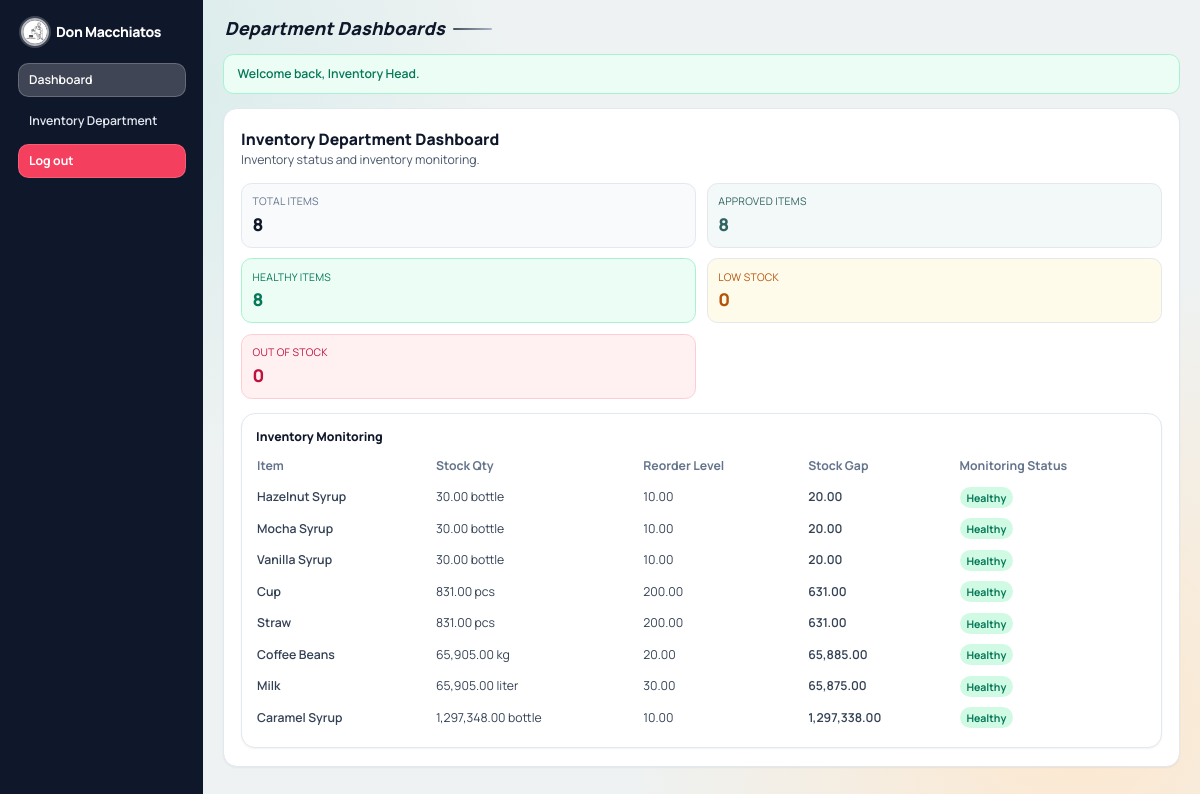
Before: /dashboard.php (signed in) with the older database file.
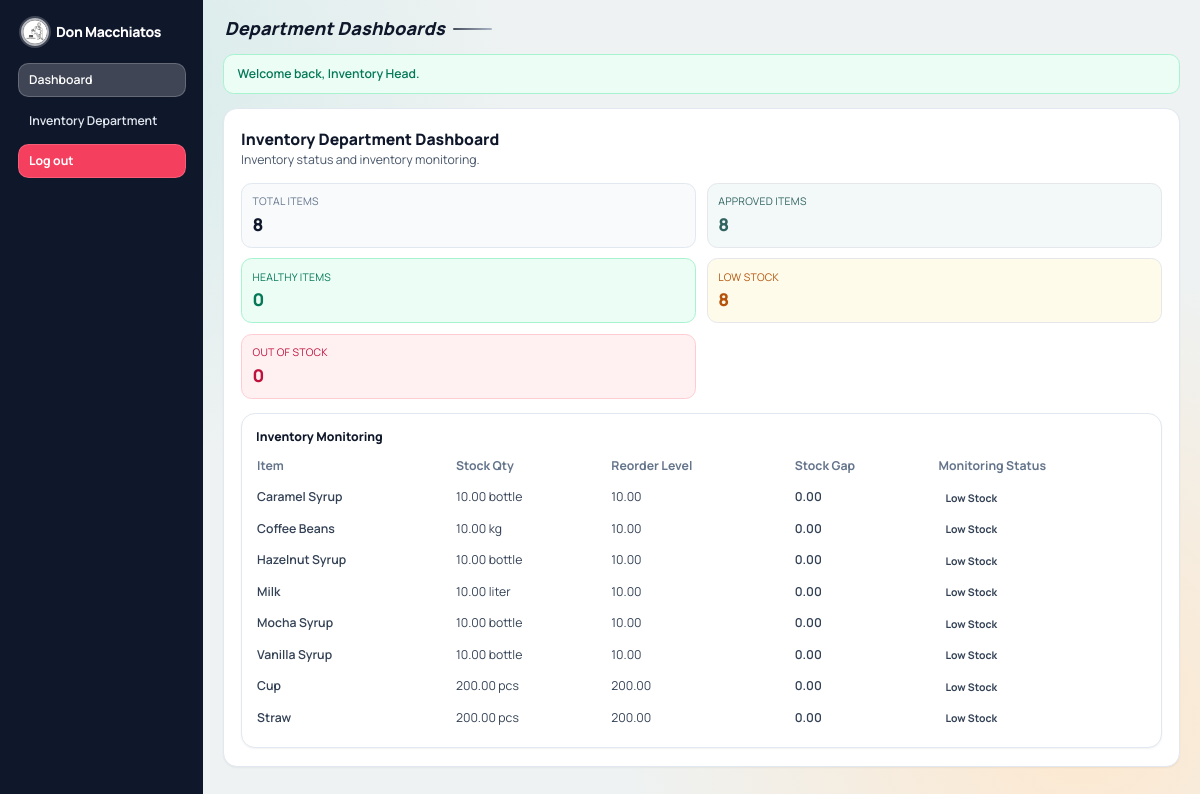
After: the same page with the newer database file.
### tables this page shows
CREATE TABLE `inventory_items` (
  `id` int(10) UNSIGNED NOT NULL,
  `item_name` varchar(120) NOT NULL,
  `unit` varchar(30) NOT NULL,
  `stock_qty` decimal(12,2) NOT NULL DEFAULT 0.00,
  `reorder_level` decimal(12,2) NOT NULL DEFAULT 0.00,
  `per_cup_qty` decimal(12,2) NOT NULL DEFAULT 1.00,
  `per_straw_qty` decimal(12,2) NOT NULL DEFAULT 1.00,
  `notes` text DEFAULT NULL,
  `status` enum('pending','approved','rejected') NOT NULL DEFAULT 'pending',
  `submitted_by` int(10) UNSIGNED DEFAULT NULL,
  `approved_by` int(10) UNSIGNED DEFAULT NULL,
  `approval_note` text DEFAULT NULL,
  `approved_at` datetime DEFAULT NULL,
  `created_at` datetime NOT NULL DEFAULT current_timestamp(),
  `updated_at` datetime NOT NULL DEFAULT current_timestamp() ON UPDATE current_timestamp()
);

### includes/functions.php (called while the page is built, shortened)
<?php
function e($value): string
{
    return htmlspecialchars((string) $value, ENT_QUOTES, 'UTF-8');
}
function consume_flashes(): array
{
    $flashes = $_SESSION['flashes'] ?? [];
    return $flashes;
}
function departments(): array
{
    global $DEPARTMENTS;
    return $DEPARTMENTS;
}
function can_user_access_department(array $user, string $departmentKey): bool
{
    return ($user['role'] ?? null) === ROLE_DEPARTMENT_HEAD && ($user['department'] ?? '') === $departmentKey;
}

### config.php (called while the page is built, shortened)
<?php
$DEPARTMENTS = [
    'purchasing' => 'Purchasing Department',
    'inventory' => 'Inventory Department',
    'production' => 'Production Department',
    'sales' => 'Sales Department',
    'accounting' => 'Accounting Department',
    'crm' => 'CRM Department',
    'marketing' => 'Marketing Department',
];

### dashboard.php (the view, shortened to what this page needs)
<?php
$user = current_user();
$pdo = db();
$canAccessPurchasing = can_user_access_department($user ?? [], 'purchasing');
$canAccessInventory = can_user_access_department($user ?? [], 'inventory');
$inventoryStatusSnapshot = [
    'total_items' => 0,
    'approved_items' => 0,
    'total_stock_qty' => 0.0,
    'low_stock' => 0,
    'out_of_stock' => 0,
    'healthy_stock' => 0,
];
$inventoryMonitoringRows = [];
if ($canAccessPurchasing || $canAccessInventory) {
    $inventoryStatusRow = $pdo->query("SELECT
        COUNT(*) AS total_items,
        COALESCE(SUM(CASE WHEN status = 'approved' THEN 1 ELSE 0 END), 0) AS approved_items,
        COALESCE(SUM(stock_qty), 0) AS total_stock_qty,
        COALESCE(SUM(CASE WHEN stock_qty <= 0 THEN 1 ELSE 0 END), 0) AS out_of_stock,
        COALESCE(SUM(CASE WHEN stock_qty > 0 AND stock_qty <= reorder_level THEN 1 ELSE 0 END), 0) AS low_stock,
        COALESCE(SUM(CASE WHEN stock_qty > reorder_level THEN 1 ELSE 0 END), 0) AS healthy_stock
    FROM inventory_items")->fetch() ?: [];
    $inventoryStatusSnapshot = [
        'total_items' => (int) ($inventoryStatusRow['total_items'] ?? 0),
        'approved_items' => (int) ($inventoryStatusRow['approved_items'] ?? 0),
        'total_stock_qty' => (float) ($inventoryStatusRow['total_stock_qty'] ?? 0),
        'low_stock' => (int) ($inventoryStatusRow['low_stock'] ?? 0),
        'out_of_stock' => (int) ($inventoryStatusRow['out_of_stock'] ?? 0),
        'healthy_stock' => (int) ($inventoryStatusRow['healthy_stock'] ?? 0),
    ];
}
if ($canAccessInventory) {
    $inventoryMonitoringRows = $pdo->query("SELECT
        item_name,
        stock_qty,
        unit,
        reorder_level,
        (stock_qty - reorder_level) AS stock_gap,
        CASE
            WHEN stock_qty <= 0 THEN 'out'
            WHEN stock_qty <= reorder_level THEN 'low'
            WHEN stock_qty <= (reorder_level * 1.5) THEN 'watch'
            ELSE 'healthy'
        END AS monitoring_status
    FROM inventory_items
    ORDER BY
        CASE
            WHEN stock_qty <= 0 THEN 0
            WHEN stock_qty <= reorder_level THEN 1
            WHEN stock_qty <= (reorder_level * 1.5) THEN 2
            ELSE 3
        END,
        stock_qty ASC,
        item_name ASC
    LIMIT 12")->fetchAll() ?: [];
}
$pageTitle = 'Department Dashboards';
$activePage = 'dashboard';
require_once __DIR__ . '/includes/layout_top.php';
?>
<?php if ($canAccessInventory): ?>
<section class="mt-8 space-y-4 rounded-2xl border border-slate-200 bg-white p-5 shadow-sm">
    <div>
        <h3 class="text-lg font-extrabold text-slate-900">Inventory Department Dashboard</h3>
        <p class="text-sm text-slate-600">Inventory status and inventory monitoring.</p>
    </div>
    <div class="grid gap-3 sm:grid-cols-2 xl:grid-cols-5">
        <div class="rounded-xl border border-slate-200 bg-slate-50 p-3">
            <p class="text-xs uppercase tracking-wide text-slate-500">Total Items</p>
            <p class="mt-1 text-xl font-black text-slate-900"><?= e((string) $inventoryStatusSnapshot['total_items']) ?></p>
        </div>
        <div class="rounded-xl border border-brand-200 bg-brand-50 p-3">
            <p class="text-xs uppercase tracking-wide text-brand-700">Approved Items</p>
            <p class="mt-1 text-xl font-black text-brand-700"><?= e((string) $inventoryStatusSnapshot['approved_items']) ?></p>
        </div>
        <div class="rounded-xl border border-emerald-200 bg-emerald-50 p-3">
            <p class="text-xs uppercase tracking-wide text-emerald-700">Healthy Items</p>
            <p class="mt-1 text-xl font-black text-emerald-700"><?= e((string) $inventoryStatusSnapshot['healthy_stock']) ?></p>
        </div>
        <div class="rounded-xl border border-amber-200 bg-amber-50 p-3">
            <p class="text-xs uppercase tracking-wide text-amber-700">Low Stock</p>
            <p class="mt-1 text-xl font-black text-amber-700"><?= e((string) $inventoryStatusSnapshot['low_stock']) ?></p>
        </div>
        <div class="rounded-xl border border-rose-200 bg-rose-50 p-3">
            <p class="text-xs uppercase tracking-wide text-rose-700">Out of Stock</p>
            <p class="mt-1 text-xl font-black text-rose-700"><?= e((string) $inventoryStatusSnapshot['out_of_stock']) ?></p>
        </div>
    </div>
    <article class="rounded-2xl border border-slate-200 bg-white p-4 shadow-sm">
        <h4 class="text-sm font-extrabold text-slate-900">Inventory Monitoring</h4>
        <div class="table-scroll mt-3">
            <table class="stack-table w-full min-w-[680px] text-sm">
                <thead>
                <tr class="text-left text-slate-500">
                    <th class="pb-2 pr-4" data-priority="high">Item</th>
                    <th class="pb-2 pr-4" data-priority="high">Stock Qty</th>
                    <th class="pb-2 pr-4" data-priority="medium">Reorder Level</th>
                    <th class="pb-2 pr-4" data-priority="medium">Stock Gap</th>
                    <th class="pb-2" data-priority="high">Monitoring Status</th>
                </tr>
                </thead>
                <tbody class="text-slate-700">
                <?php if ($inventoryMonitoringRows): ?>
                    <?php foreach ($inventoryMonitoringRows as $monitoringRow): ?>
                        <?php
                        $monitoringStatus = (string) ($monitoringRow['monitoring_status'] ?? 'watch');
                        $monitoringClass = 'bg-amber-100 text-amber-700';
                        $monitoringLabel = 'Watch';
                        if ($monitoringStatus === 'out') {
                            $monitoringClass = 'bg-rose-100 text-rose-700';
                            $monitoringLabel = 'Out of Stock';
                        } elseif ($monitoringStatus === 'low') {
                            $monitoringClass = 'bg-orange-100 text-orange-700';
                            $monitoringLabel = 'Low Stock';
                        } elseif ($monitoringStatus === 'healthy') {
                            $monitoringClass = 'bg-emerald-100 text-emerald-700';
                            $monitoringLabel = 'Healthy';
                        }
                        ?>
                        <tr class="border-t border-slate-100">
                            <td class="py-2 pr-4 font-semibold"><?= e((string) ($monitoringRow['item_name'] ?? '-')) ?></td>
                            <td class="py-2 pr-4"><?= e(number_format((float) ($monitoringRow['stock_qty'] ?? 0), 2)) ?> <?= e((string) ($monitoringRow['unit'] ?? '')) ?></td>
                            <td class="py-2 pr-4"><?= e(number_format((float) ($monitoringRow['reorder_level'] ?? 0), 2)) ?></td>
                            <td class="py-2 pr-4 font-semibold <?= (float) ($monitoringRow['stock_gap'] ?? 0) < 0 ? 'text-rose-700' : 'text-slate-700' ?>"><?= e(number_format((float) ($monitoringRow['stock_gap'] ?? 0), 2)) ?></td>
                            <td class="py-2"><span class="rounded-full px-2 py-1 text-xs font-bold <?= e($monitoringClass) ?>"><?= e($monitoringLabel) ?></span></td>
                        </tr>
                    <?php endforeach; ?>
                <?php else: ?>
                    <tr><td colspan="5" class="py-3 text-slate-500">No inventory monitoring records available.</td></tr>
                <?php endif; ?>
                </tbody>
            </table>
        </div>
    </article>
</section>
<?php endif; ?>
<?php require_once __DIR__ . '/includes/layout_bottom.php'; ?>

### includes/layout_top.php (shortened to what this page needs)
<?php
$user = current_user();
$navClass = static function (bool $active): string {
    if ($active) {
        return 'bg-white/20 text-white border border-white/20';
    }
    return 'text-slate-200 border border-transparent hover:bg-white/10 hover:border-white/20';
};
$tailwindCssFile = __DIR__ . '/../assets/css/tailwind.css';
$tailwindCssVersion = is_file($tailwindCssFile) ? (string) filemtime($tailwindCssFile) : '1';
$fontCssFile = __DIR__ . '/../assets/css/fonts.css';
$fontCssVersion = is_file($fontCssFile) ? (string) filemtime($fontCssFile) : '1';
?>
<!doctype html>
<html lang="en">
<head>
    <link rel="stylesheet" href="assets/css/fonts.css?v=<?= e($fontCssVersion) ?>">
    <link rel="stylesheet" href="assets/css/tailwind.css?v=<?= e($tailwindCssVersion) ?>">
</head>
<body>
<div class="min-h-screen flex w-full overflow-x-hidden">
    <aside class="app-sidebar hidden md:flex md:fixed md:inset-y-0 md:left-0 md:flex-col md:overflow-y-auto bg-slate-900 text-slate-100 p-4 lg:p-5">
        <div>
            <div class="mb-5 flex items-center gap-2 px-1">
                <img src="don.jpg" alt="DM Hub branding" class="h-8 w-8 rounded-full border-2 border-white/70 ring-2 ring-white/20 object-cover shadow">
                <h1 class="overflow-hidden text-ellipsis whitespace-nowrap text-base font-extrabold tracking-tight text-white"><?= e(APP_NAME) ?></h1>
            </div>
            <nav class="space-y-2">
                <a href="dashboard.php" class="block rounded-xl px-3 py-2 text-sm font-semibold <?= $navClass($activePage === 'dashboard') ?>">Dashboard</a>
                <?php foreach (departments() as $departmentKey => $departmentName): ?>
                    <?php if (can_user_access_department($user ?? [], $departmentKey)): ?>
                        <a href="department.php?dept=<?= e($departmentKey) ?>" class="block rounded-xl px-3 py-2 text-sm font-semibold <?= $navClass($activePage === 'department_' . $departmentKey) ?>"><?= e($departmentName) ?></a>
                    <?php endif; ?>
                <?php endforeach; ?>
                <a href="logout.php" class="mt-3 block rounded-xl border border-rose-300/30 bg-rose-500 px-3 py-2 text-sm font-bold text-white hover:bg-rose-400">Log out</a>
            </nav>
        </div>
    </aside>
    <main class="app-main flex-1">
        <div class="app-content-wrap">
            <header class="app-page-title-wrap" role="banner">
                <div class="app-page-title-main">
                    <h2 class="app-page-title text-slate-900"><?= e($pageTitle) ?></h2>
                    <span class="app-page-title-accent" aria-hidden="true"></span>
                </div>
            </header>
            <?php foreach (consume_flashes() as $flash): ?>
                <div class="mb-4 rounded-xl border px-4 py-3 text-sm font-semibold <?= $flash['type'] === 'success' ? 'border-emerald-200 bg-emerald-50 text-emerald-700' : 'border-rose-200 bg-rose-50 text-rose-700' ?>">
                    <?= e($flash['message']) ?>
                </div>
            <?php endforeach; ?>

### includes/layout_bottom.php
        </div>
    </main>
</div>
</body>
</html>

### includes/layout_top.php (style rules this page uses)
:root { --canvas: #eef2f2; --text-main: #0f172a; --app-sidebar-md: 13.5rem; --app-sidebar-lg: 14.5rem; --app-content-x: 0.75rem; --app-content-y: 0.75rem; --app-card-pad: 1rem; --app-title-size: 1.35rem; --app-title-line: 1.25; --mobile-topbar-x: 0.75rem; --mobile-topbar-y: 0.75rem; --mobile-chip-font: 0.72rem; --mobile-chip-pad-x: 0.75rem; --mobile-chip-pad-y: 0.25rem; --table-scroll-edge: -0.25rem; --table-scroll-pad: 0.25rem; --stack-row-gap: 0.75rem; --stack-card-pad-y: 0.25rem; --stack-card-pad-x: 0.75rem; --stack-cell-font: 0.83rem; --stack-label-font: 0.64rem; }
*, *::before, *::after { box-sizing: border-box; }
html { font-size: 14px; }
body { font-family: 'Manrope', sans-serif; background: radial-gradient(circle at 10% 10%, #d8eceb 0%, transparent 30%), radial-gradient(circle at 90% 90%, #fde8cf 0%, transparent 35%), var(--canvas); color: var(--text-main); margin: 0; min-width: 320px; overflow-x: hidden; }
.app-sidebar { width: 100%; }
.app-main { min-width: 0; }
@media (min-width: 768px) { .app-sidebar { width: var(--app-sidebar-md); } }
@media (min-width: 768px) { .app-main { margin-left: var(--app-sidebar-md); } }
@media (min-width: 1024px) { .app-sidebar { width: var(--app-sidebar-lg); } }
@media (min-width: 1024px) { .app-main { margin-left: var(--app-sidebar-lg); } }
.app-content-wrap { padding: var(--app-content-y) var(--app-content-x); }
.app-page-title-wrap { margin: 0 0 0.9rem; padding: 0.1rem 0.15rem; display: flex; align-items: center; justify-content: space-between; gap: 0.75rem; flex-wrap: wrap; }
.app-page-title-main { display: inline-flex; align-items: center; gap: 0.55rem; min-width: 0; }
.app-page-title { font-size: 18px; line-height: 1.2; font-weight: 800; font-style: italic; letter-spacing: 0.01em; margin: 0; }
.app-page-title-accent { display: inline-block; width: 2.8rem; height: 2px; border-radius: 999px; background: linear-gradient(90deg, #0f172a 0%, #94a3b8 100%); opacity: 0.75; }
.table-scroll { overflow-x: auto; -webkit-overflow-scrolling: touch; scrollbar-width: thin; }
.table-scroll table { border-collapse: separate; border-spacing: 0; }
@media (min-width: 1024px) and (max-width: 1279px) { :root { --app-content-x: 1.4rem; --app-content-y: 1.2rem; --app-card-pad: 1.22rem; --app-title-size: 1.72rem; } }

Changed rows visible on the page:
changed inventory_items "Caramel Syrup": stock_qty "1,297,348.00" → "10.00"; stock_gap "1,297,338.00" → "0.00"; monitoringLabel "Healthy" → "Low Stock"; moves up the list
changed inventory_items "Coffee Beans": stock_qty "65,905.00" → "10.00"; reorder_level "20.00" → "10.00"; stock_gap "65,885.00" → "0.00"; monitoringLabel "Healthy" → "Low Stock"; moves up the list
changed inventory_items "Hazelnut Syrup": stock_qty "30.00" → "10.00"; stock_gap "20.00" → "0.00"; monitoringLabel "Healthy" → "Low Stock"
changed inventory_items "Milk": stock_qty "65,905.00" → "10.00"; reorder_level "30.00" → "10.00"; stock_gap "65,875.00" → "0.00"; monitoringLabel "Healthy" → "Low Stock"; moves up the list
changed inventory_items "Mocha Syrup": stock_qty "30.00" → "10.00"; stock_gap "20.00" → "0.00"; monitoringLabel "Healthy" → "Low Stock"
changed inventory_items "Vanilla Syrup": stock_qty "30.00" → "10.00"; stock_gap "20.00" → "0.00"; monitoringLabel "Healthy" → "Low Stock"
changed inventory_items "Cup": stock_qty "831.00" → "200.00"; stock_gap "631.00" → "0.00"; monitoringLabel "Healthy" → "Low Stock"
changed inventory_items "Straw": stock_qty "831.00" → "200.00"; stock_gap "631.00" → "0.00"; monitoringLabel "Healthy" → "Low Stock"
Other visible differences:
$inventoryStatusSnapshot['healthy_stock']: "8" → "0"
$inventoryStatusSnapshot['low_stock']: "0" → "8"
